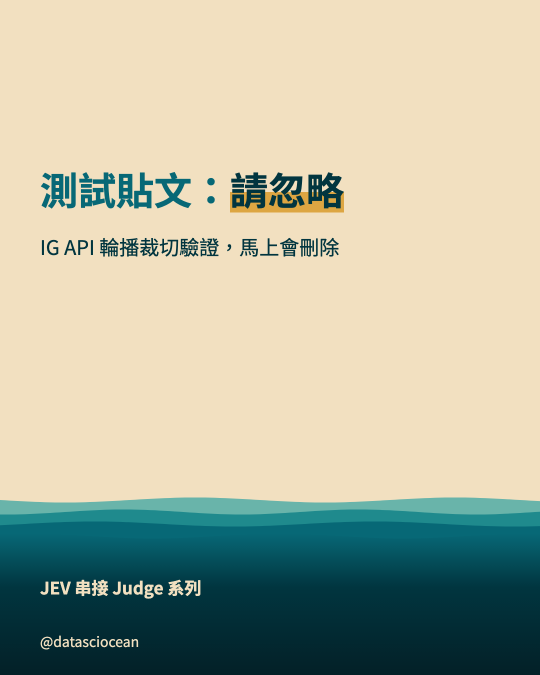
#> input picture out/_test/ig-crop-test/ig/01.png, 1080 x 1350 px (shown at 1/2 size); its folder holds only this picture in this run
$ python contact_sheet.py ../../../../out/_test/ig-crop-test/ig/01.png
#> lines starting #> are read from the running program, lines starting #| are printed output that depends on the picture
"""把一則貼文的投影片拼成一張縮圖總覽（給人看，也給撰寫者自己在交出前看一次）。

用法：uv run python .claude/skills/make-social-post/scripts/contact_sheet.py out/<series>/<concept>
輸出：out/<series>/<concept>/_build/contact-sheet.png
"""
from __future__ import annotations

import sys
from pathlib import Path

from PIL import Image


def main(pack: Path) -> None:
    files = sorted((pack / "ig").glob("[0-9][0-9].png"))
    if not files:
        raise SystemExit(f"{pack}/ig 底下沒有投影片 PNG")
    tw = 360
    th = int(tw * 1350 / 1080)
    cols = 5
    rows = (len(files) + cols - 1) // cols
    sheet = Image.new("RGB", (cols * (tw + 8) + 8, rows * (th + 8) + 8), (60, 60, 60))
#> sheet: PIL image 1848x466 RGB; every value is 60
    for i, f in enumerate(files):
        im = Image.open(f).convert("RGB").resize((tw, th))
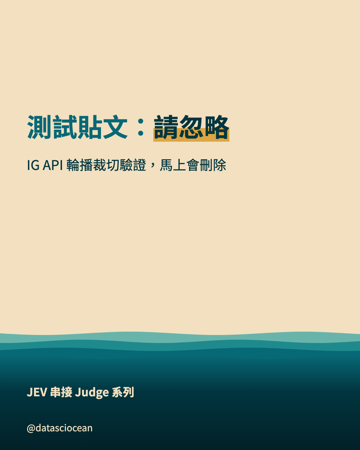
#> im: PIL image 360x450 RGB; mean R, G, B 178.7, 182.4, 161.3
        sheet.paste(im, (8 + (i % cols) * (tw + 8), 8 + (i // cols) * (th + 8)))
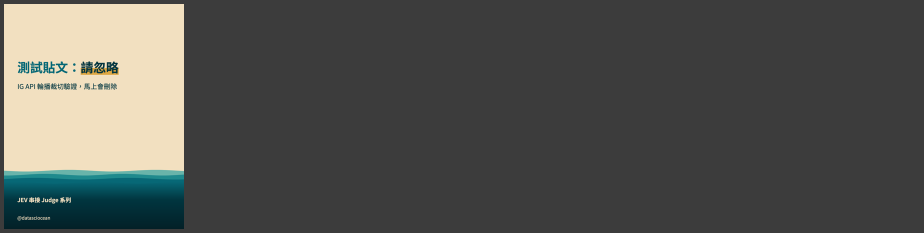
#> sheet: PIL image 1848x466 RGB (shown at 1/2 size); mean R, G, B 82.3, 83, 79.1
    out = (pack / "_build" if (pack / "_build").exists() else pack) / "contact-sheet.png"
    sheet.save(out)
    print(out, sheet.size, f"{len(files)} 張")
#| ../../../../out/_test/ig-crop-test/ig/01.png/contact-sheet.png (1848, 466) 1 張


if __name__ == "__main__":
    main(Path(sys.argv[1]))

$ run again, on out/_test/ig-crop-test/ig/02.png
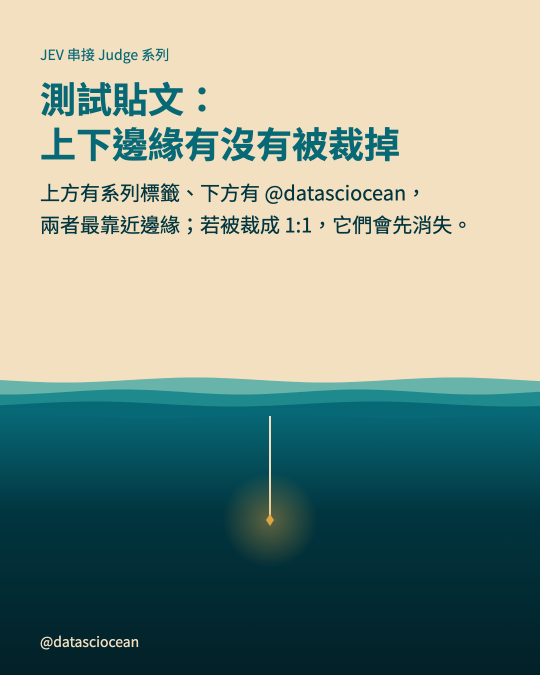
#> input picture out/_test/ig-crop-test/ig/02.png, 1080 x 1350 px (shown at 1/2 size)
#> in main, `im = Image.open(f).convert("RGB").resize((tw, th))`:
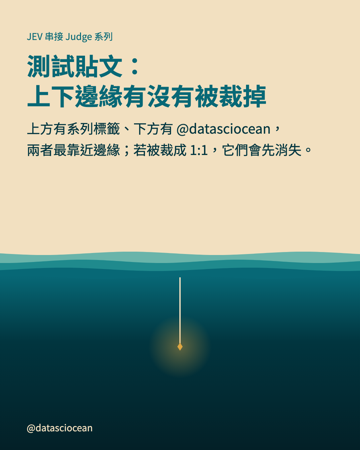
#> im: PIL image 360x450 RGB; mean R, G, B 132, 150.4, 137.6
#> in main, `sheet.paste(im, (8 + (i % cols) * (tw + 8), 8 + (i // cols) * (th + 8)))`:
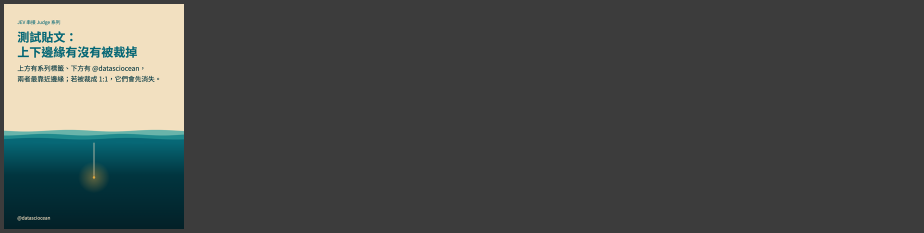
#> sheet: PIL image 1848x466 RGB (shown at 1/2 size); mean R, G, B 73.5, 77, 74.6
#| ../../../../out/_test/ig-crop-test/ig/02.png/contact-sheet.png (1848, 466) 1 張

$ run again, on out/_test/ig-crop-test/ig/03.png
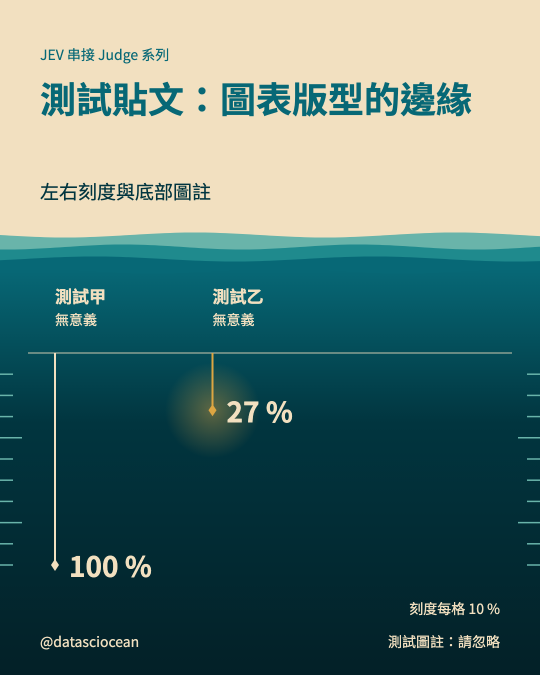
#> input picture out/_test/ig-crop-test/ig/03.png, 1080 x 1350 px (shown at 1/2 size)
#> in main, `im = Image.open(f).convert("RGB").resize((tw, th))`:
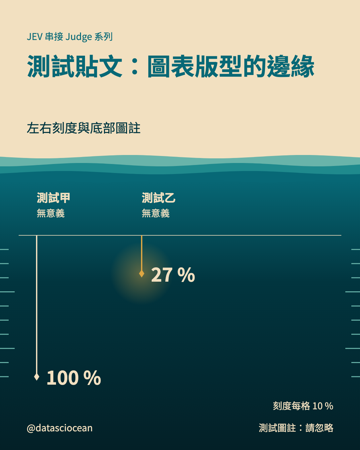
#> im: PIL image 360x450 RGB; mean R, G, B 86.8, 118.6, 113.6
#> in main, `sheet.paste(im, (8 + (i % cols) * (tw + 8), 8 + (i // cols) * (th + 8)))`:
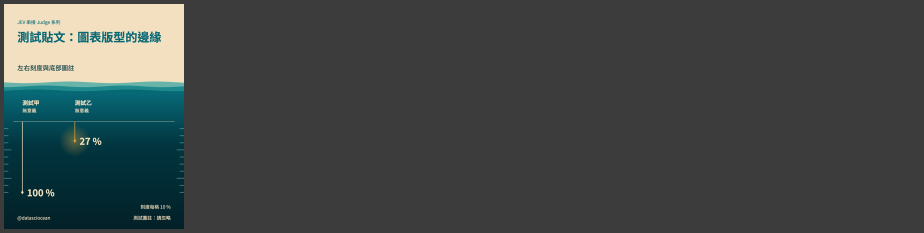
#> sheet: PIL image 1848x466 RGB (shown at 1/2 size); mean R, G, B 65, 71, 70.1
#| ../../../../out/_test/ig-crop-test/ig/03.png/contact-sheet.png (1848, 466) 1 張
